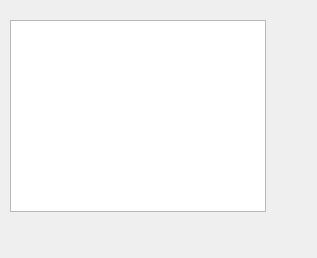
<?xml version="1.0" encoding="UTF-8"?>
<ui version="4.0">
 <class>ui_technologie_details</class>
 <widget class="QWidget" name="ui_technologie_details">
  <property name="geometry">
   <rect>
    <x>0</x>
    <y>0</y>
    <width>317</width>
    <height>258</height>
   </rect>
  </property>
  <property name="windowTitle">
   <string>Form</string>
  </property>
  <widget class="QListView" name="listView">
   <property name="geometry">
    <rect>
     <x>10</x>
     <y>20</y>
     <width>256</width>
     <height>192</height>
    </rect>
   </property>
  </widget>
 </widget>
 <resources/>
 <connections/>
</ui>
